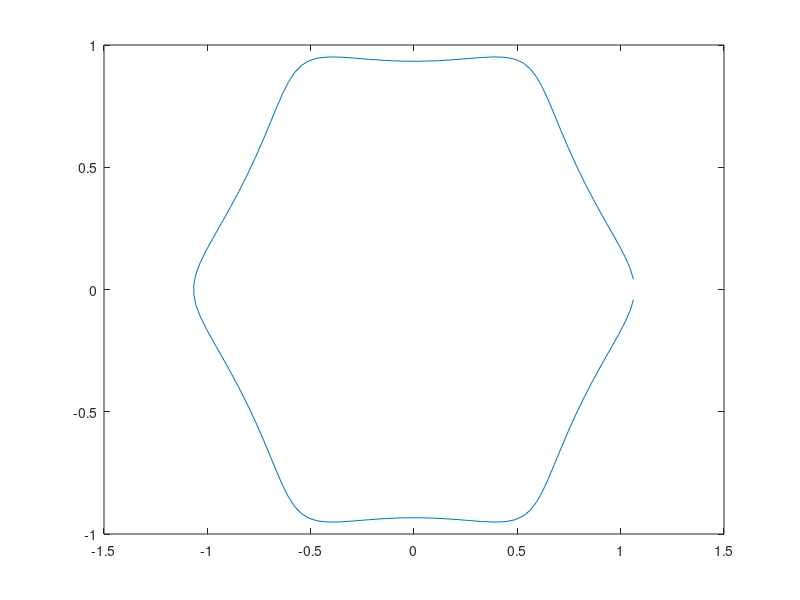

The MATLAB source for this figure:
clear;
clc;
K=100;
del=2*pi/(K+1);
x=zeros(K,1);
y=zeros(K,1);
for i=1:K
    theta=del*i;
    sigma=exp(1i*theta);
    z=sigma+1/15*sigma^(-5);
    x(i,1)=real(z);
    y(i,1)=imag(z);
end
plot(x,y);